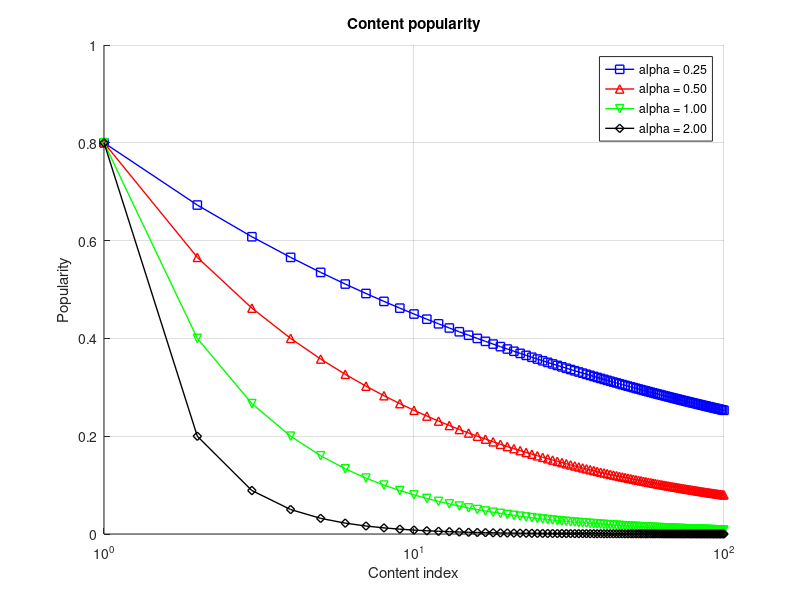

Here is the MATLAB script that generated this plot:
addpath('~/Workbench/mtsp-project/code/utils/')
addpath('~/Workbench/mtsp-project/code/utils/subaxis')
addpath('~/Workbench/mtsp-project/code/utils/subtightplot')

% figure directories
figure_dir_cascade = '/home/adamiaonr/Dropbox/Workbench/PhD/mtsp/project/report/figures/experiments/cascade';
figure_dir_tree = '/home/adamiaonr/Dropbox/Workbench/PhD/mtsp/project/report/figures/experiments/tree';

%% 1.1) overall simulation parameters (cascade topology)

% 1.1.1) different number of content objects
content_n = 100;

% 1.1.2) CS size (i.e. number of slots)
%cs_size = [10 25 50 75];
cs_size = [25];

% 1.1.3) number of simulation rounds (i.e. 'generate signals' -> 'fetch
% inputs' -> process inputs -> set outputs cycles)
round_n = 10000;

% 1.1.4) specify the topology matrix (commented case is a cascade 
% topology, 1 client, 3 levels - i.e. NDN routers - and 1 server).
clnt_n = 1;
rtr_n = 3;
srvr_n = 1;

topology = [0 1 0 0 0; 1 0 2 0 0; 0 1 0 2 0; 0 0 1 0 2; 0 0 0 1 0];

% 1.1.5) the router level matrix, i.e. the distribution of routers over the
% topology levels, codified in a nodes x rtr_level_n matrix

% 1.1.5.1) in this case, 1 router per level
rtr_level = [1 0 0 0 0; 0 1 0 0 0; 0 0 1 0 0; 0 0 0 1 0; 0 0 0 0 1];

% 1.1.6) content popularity, a zipf distribution, in the style of Carofiglio
% et al. 2011, p = c / (k^(alpha))
c = 0.8;
alpha = [0.25, 0.5, 1.0, 2.0];
k = 1:1:content_n;

content_popularity = zeros(numel(alpha), content_n);

% 1.1.7) plot content popularity distributions

figure();

grid on;
hold on;

axis([1 content_n 0 1]);
%axis square;

xlabel('Content index');
ylabel('Popularity');

%colors = ['m', 'b', 'r', 'g', 'k', 'y'];
%markers = ['o', 's', '^', 'v', 'd'];
markers = {'-bs', '-r^', '-gv', '-kd', '-yx'};

plot_obj = zeros(1, numel(alpha));
plot_str = cell(1, numel(alpha));

for l = 1:numel(alpha)
    
    content_popularity(l,:) = (c ./ (k.^(alpha(l))));
        
    plot_obj(l) = semilogx(1:1:content_n, content_popularity(l,:), sprintf('%s', markers{l}), 'LineWidth', 1);
    plot_str{l} = sprintf('alpha = %0.2f', alpha(l));    
    
    % 1.1.8) this is necessary, according to 
    % http://www.mathworks.com/matlabcentral/newsreader/view_thread/35174
    set(gca,'xscale','log');
end

legend(plot_obj(1:numel(alpha)), plot_str{1:numel(alpha)});

title(sprintf('Content popularity'));

set(gcf, 'units', 'centimeters', 'position', [10 10 20 10]);

hold off;

saveas(gcf, '/home/adamiaonr/Dropbox/Workbench/PhD/mtsp/project/report/figures/pop.fig');

%% 1.2) simulation rounds

% for j = 1:numel(cs_size)
% 
%     simulate(content_n, content_popularity(3,:), cs_size(j), 'LRU', round_n, topology, clnt_n, rtr_n, rtr_level, srvr_n, figure_dir_cascade);
%     simulate(content_n, content_popularity(3,:), cs_size(j), 'MRU', round_n, topology, clnt_n, rtr_n, rtr_level, srvr_n, figure_dir_cascade);
%     simulate(content_n, content_popularity(3,:), cs_size(j), 'RANDOM', round_n, topology, clnt_n, rtr_n, rtr_level, srvr_n, figure_dir_cascade);
%     
% end

%% 2.1) overall simulation parameters (tree topology)

% 2.1.1) specify the topology matrix
clnt_n = 8;
rtr_n = 7;
srvr_n = 1;

topology = [
    % clnts
% column numbers in HEX
%   1 2 3 4 5 6 7 8 9 A B C D E F 10
    0 0 0 0 0 0 0 0 1 0 0 0 0 0 0 0; 
    0 0 0 0 0 0 0 0 1 0 0 0 0 0 0 0; 
    0 0 0 0 0 0 0 0 0 1 0 0 0 0 0 0; 
    0 0 0 0 0 0 0 0 0 1 0 0 0 0 0 0; 
    0 0 0 0 0 0 0 0 0 0 1 0 0 0 0 0; 
    0 0 0 0 0 0 0 0 0 0 1 0 0 0 0 0; 
    0 0 0 0 0 0 0 0 0 0 0 1 0 0 0 0; 
    0 0 0 0 0 0 0 0 0 0 0 1 0 0 0 0; 
    % rtrs
%   1 2 3 4 5 6 7 8 9 A B C D E F 10
    1 1 0 0 0 0 0 0 0 0 0 0 2 0 0 0; 
    0 0 1 1 0 0 0 0 0 0 0 0 2 0 0 0; 
    0 0 0 0 1 1 0 0 0 0 0 0 0 2 0 0; 
    0 0 0 0 0 0 1 1 0 0 0 0 0 2 0 0; 
    0 0 0 0 0 0 0 0 1 1 0 0 0 0 2 0; 
    0 0 0 0 0 0 0 0 0 0 1 1 0 0 2 0; 
    0 0 0 0 0 0 0 0 0 0 0 0 1 1 0 2; 
    % srvr
%   1 2 3 4 5 6 7 8 9 A B C D E F 10
    0 0 0 0 0 0 0 0 0 0 0 0 0 0 1 0];

% 2.1.2) the router level matrix, i.e. the distribution of routers over the
% topology levels, codified in a nodes x rtr_level_n matrix
rtr_level_n = 5;

% 2.1.2.1) in this case, 1 router per level
rtr_level = [
    1 0 0 0 0; 
    1 0 0 0 0; 
    1 0 0 0 0; 
    1 0 0 0 0;
    1 0 0 0 0; 
    1 0 0 0 0; 
    1 0 0 0 0; 
    1 0 0 0 0;
    0 1 0 0 0; 
    0 1 0 0 0; 
    0 1 0 0 0; 
    0 1 0 0 0;
    0 0 1 0 0; 
    0 0 1 0 0; 
    0 0 0 1 0; 
    0 0 0 0 1;
    ];

%% 2.2) simulation rounds

% for j = 1:numel(cs_size)
% 
%     simulate(content_n, content_popularity(3,:), cs_size(j), 'LRU', round_n, topology, clnt_n, rtr_n, rtr_level, srvr_n, figure_dir_tree);
%     simulate(content_n, content_popularity(3,:), cs_size(j), 'MRU', round_n, topology, clnt_n, rtr_n, rtr_level, srvr_n, figure_dir_tree);
%     simulate(content_n, content_popularity(3,:), cs_size(j), 'RANDOM', round_n, topology, clnt_n, rtr_n, rtr_level, srvr_n, figure_dir_tree);
%     
% end
